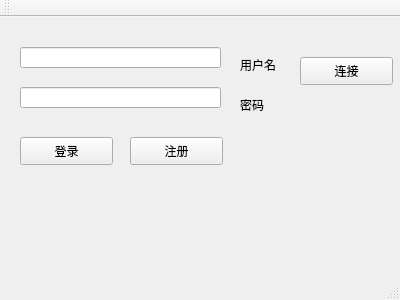
<?xml version="1.0" encoding="UTF-8"?>
<ui version="4.0">
 <class>MainWindow</class>
 <widget class="QMainWindow" name="MainWindow">
  <property name="geometry">
   <rect>
    <x>0</x>
    <y>0</y>
    <width>400</width>
    <height>300</height>
   </rect>
  </property>
  <property name="windowTitle">
   <string>MainWindow</string>
  </property>
  <widget class="QWidget" name="centralWidget">
   <widget class="QPushButton" name="signin_btn">
    <property name="geometry">
     <rect>
      <x>20</x>
      <y>120</y>
      <width>93</width>
      <height>28</height>
     </rect>
    </property>
    <property name="text">
     <string>登录</string>
    </property>
   </widget>
   <widget class="QLineEdit" name="id_edit">
    <property name="geometry">
     <rect>
      <x>20</x>
      <y>30</y>
      <width>201</width>
      <height>21</height>
     </rect>
    </property>
   </widget>
   <widget class="QLineEdit" name="pwd_edit">
    <property name="geometry">
     <rect>
      <x>20</x>
      <y>70</y>
      <width>201</width>
      <height>21</height>
     </rect>
    </property>
   </widget>
   <widget class="QLabel" name="label">
    <property name="geometry">
     <rect>
      <x>240</x>
      <y>40</y>
      <width>72</width>
      <height>15</height>
     </rect>
    </property>
    <property name="text">
     <string>用户名</string>
    </property>
   </widget>
   <widget class="QLabel" name="label_2">
    <property name="geometry">
     <rect>
      <x>240</x>
      <y>80</y>
      <width>72</width>
      <height>15</height>
     </rect>
    </property>
    <property name="text">
     <string>密码</string>
    </property>
   </widget>
   <widget class="QPushButton" name="signup_btn">
    <property name="geometry">
     <rect>
      <x>130</x>
      <y>120</y>
      <width>93</width>
      <height>28</height>
     </rect>
    </property>
    <property name="text">
     <string>注册</string>
    </property>
   </widget>
   <widget class="QPushButton" name="connectBtn">
    <property name="geometry">
     <rect>
      <x>300</x>
      <y>40</y>
      <width>93</width>
      <height>28</height>
     </rect>
    </property>
    <property name="text">
     <string>连接</string>
    </property>
   </widget>
  </widget>
  <widget class="QMenuBar" name="menuBar">
   <property name="geometry">
    <rect>
     <x>0</x>
     <y>0</y>
     <width>400</width>
     <height>26</height>
    </rect>
   </property>
  </widget>
  <widget class="QToolBar" name="mainToolBar">
   <attribute name="toolBarArea">
    <enum>TopToolBarArea</enum>
   </attribute>
   <attribute name="toolBarBreak">
    <bool>false</bool>
   </attribute>
  </widget>
  <widget class="QStatusBar" name="statusBar"/>
 </widget>
 <layoutdefault spacing="6" margin="11"/>
 <resources/>
 <connections/>
</ui>
